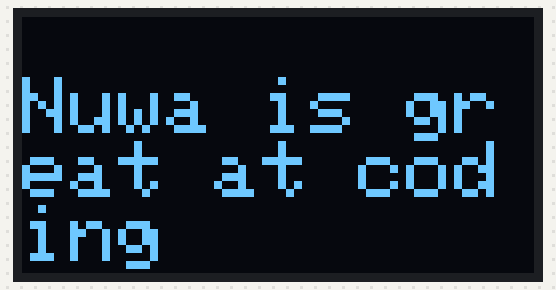
The sketch below on a simulated Arduino Uno, built with avr-gcc and run on an emulated ATmega328P. Parts: 128×64 one-colour display.

Above: at 0.1 s.

The sketch:

Ai-write-code-test.ino
```cpp
#include <Arduino.h>

#include <Wire.h>
#include <Adafruit_GFX.h>
#include <Adafruit_SSD1306.h>


// Define the OLED display size and I2C address
#define SCREEN_WIDTH 128
#define SCREEN_HEIGHT 64
#define OLED_ADDRESS 0x3C

Adafruit_SSD1306 display(128, 64, &Wire, -1);

void setup() {
  // Initialize I2C and start the wire library
  Wire.begin();

  // Initialize the OLED display
  if(!display.begin(SSD1306_SWITCHCAPVCC, 0x3C)) {
    Serial.println(F("Could not initialize OLED"));
    while (1);
  }
}

void loop() {
  // Clear the display
  display.clearDisplay();

  // Write text to the display
  display.setTextSize(2);
  display.setTextColor(WHITE);
  display.setCursor(0, 15);
  display.println("Nuwa is great at coding");

  // Display the updated text
  display.display();
}
```
